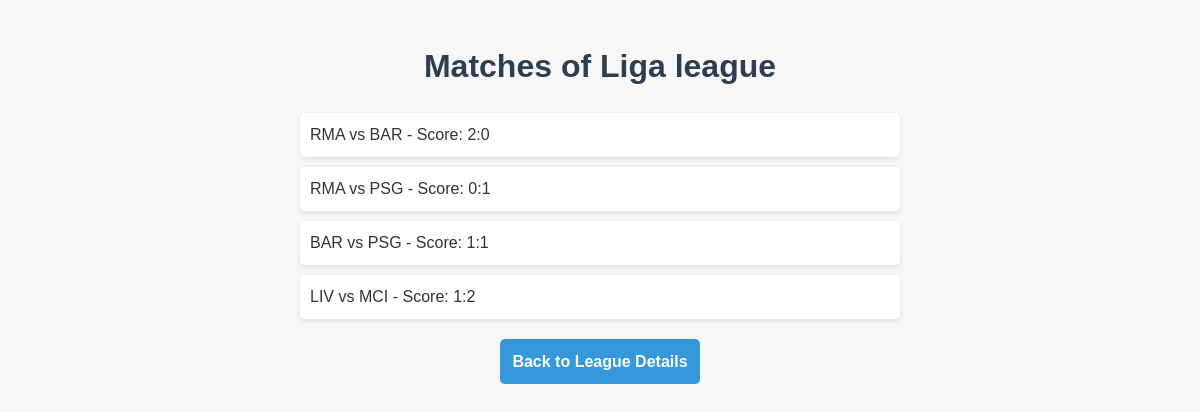
The app's page /matches/6/allMatches with its own data.
### matches/models.py (models this page shows, shortened)
class League(models.Model):
    name = models.CharField(max_length=50, unique=True)
    number_of_teams = models.IntegerField()
    start_date = models.DateField()
    end_date = models.DateField()

class Match(models.Model):
    league = models.ForeignKey(League, related_name='matches', on_delete=models.CASCADE)
    date = models.DateField()
    home_team = models.ForeignKey(Team, related_name='home_games', on_delete=models.CASCADE)
    away_team = models.ForeignKey(Team, related_name='away_games', on_delete=models.CASCADE)
    home_score = models.IntegerField(default=0, validators=[MinValueValidator(0)])
    away_score = models.IntegerField(default=0, validators=[MinValueValidator(0)])
    completed = models.BooleanField(default=False)

class Team(models.Model):
    league = models.ForeignKey(League, related_name='teams', on_delete=models.CASCADE)
    name = models.CharField(max_length=100, unique=True)
    games_played = models.IntegerField(default=0)
    wins = models.IntegerField(default=0)
    losses = models.IntegerField(default=0)
    draws = models.IntegerField(default=0)
    points = models.IntegerField(default=0)
    goals_for = models.IntegerField(default=0, validators=[MinValueValidator(0)])
    goals_against = models.IntegerField(default=0, validators=[MinValueValidator(0)])
    goal_difference = models.IntegerField(default=0)
    class Meta:
        unique_together = ('name', 'league')

### matches/views.py (the view)
# urls.py: path('matches/<int:league_id>/allMatches', MatchListView.as_view(), name='matchList'),
class MatchListView(ListView):
    model = Match
    context_object_name = 'matches'
    template_name = 'matches/leagueMatches.html'
    def get_context_data(self, **kwargs):
        context = super().get_context_data(**kwargs)
        context['league'] = League.objects.get(pk=self.kwargs.get('league_id'))
        return context
    def get_queryset(self):
        return Match.objects.all().order_by('-date')

### matches/templates/matches/leagueMatches.html (shortened to what this page needs)
<!DOCTYPE html>
<html lang="en">
  <head>
  </head>
  <body>
    <h1>Matches of {{ league.name }} league</h1>
    <ul>
      {% for match in matches %}
      <li>
        {{ match.home_team.name }} vs {{ match.away_team.name }} - Score: {{ match.home_score }}:{{ match.away_score }}
      </li>
      {% empty %}
      <li>No matches scheduled yet.</li>
      {% endfor %}
    </ul>
    <a href="{% url 'allLeague' %}">Back to League Details</a>
  </body>
</html>

### matches/templates/matches/leagueMatches.html (style rules this page uses)
body { font-family: 'Arial', sans-serif; background-color: #f7f7f7; color: #333; margin: 0; padding: 20px; line-height: 1.6; }
h1 { color: #2c3e50; text-align: center; margin-bottom: 20px; }
ul { list-style: none; padding: 0; max-width: 600px; margin: auto; }
li { background: #ffffff; padding: 10px; margin-bottom: 10px; border-radius: 5px; box-shadow: 0 2px 5px rgba(0,0,0,0.1); font-size: 16px; line-height: 1.5; }
li:last-child { margin-bottom: 0; }
a { display: block; text-align: center; width: 180px; margin: 20px auto; padding: 10px; background-color: #3498db; color: white; text-decoration: none; border-radius: 5px; font-weight: bold; transition: background-color 0.3s ease; }

### records on screen
League: name "Liga"
Match: home_team.name "RMA", away_team.name "BAR", home_score "2", away_score "0"
Match: home_team.name "RMA", away_team.name "PSG", home_score "0", away_score "1"
Match: home_team.name "BAR", away_team.name "PSG", home_score "1", away_score "1"
Match: home_team.name "LIV", away_team.name "MCI", home_score "1", away_score "2"
